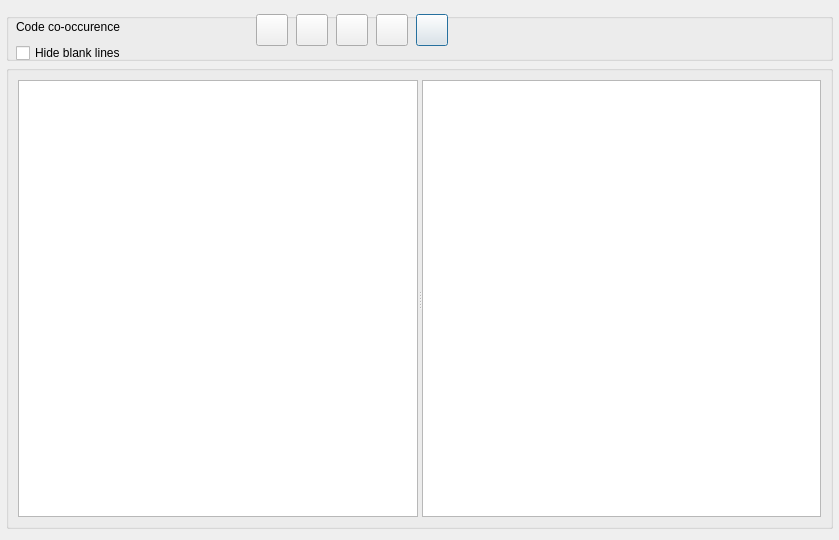
<?xml version="1.0" encoding="UTF-8"?>
<ui version="4.0">
 <class>Dialog_Coocurrence</class>
 <widget class="QDialog" name="Dialog_Coocurrence">
  <property name="windowModality">
   <enum>Qt::NonModal</enum>
  </property>
  <property name="geometry">
   <rect>
    <x>0</x>
    <y>0</y>
    <width>839</width>
    <height>540</height>
   </rect>
  </property>
  <property name="windowTitle">
   <string>Code Co-occurence</string>
  </property>
  <layout class="QVBoxLayout" name="verticalLayout">
   <property name="leftMargin">
    <number>6</number>
   </property>
   <property name="rightMargin">
    <number>6</number>
   </property>
   <item>
    <widget class="QGroupBox" name="groupBox">
     <property name="minimumSize">
      <size>
       <width>0</width>
       <height>48</height>
      </size>
     </property>
     <property name="maximumSize">
      <size>
       <width>16777215</width>
       <height>44</height>
      </size>
     </property>
     <property name="title">
      <string/>
     </property>
     <widget class="QLabel" name="label_selections">
      <property name="geometry">
       <rect>
        <x>10</x>
        <y>3</y>
        <width>211</width>
        <height>22</height>
       </rect>
      </property>
      <property name="minimumSize">
       <size>
        <width>0</width>
        <height>22</height>
       </size>
      </property>
      <property name="maximumSize">
       <size>
        <width>16777213</width>
        <height>22</height>
       </size>
      </property>
      <property name="toolTip">
       <string>&lt;html&gt;&lt;head/&gt;&lt;body&gt;&lt;p&gt;Show the overlapping codes.&lt;/p&gt;&lt;/body&gt;&lt;/html&gt;</string>
      </property>
      <property name="text">
       <string>Code co-occurence</string>
      </property>
      <property name="wordWrap">
       <bool>true</bool>
      </property>
     </widget>
     <widget class="QPushButton" name="pushButton_export">
      <property name="geometry">
       <rect>
        <x>410</x>
        <y>1</y>
        <width>32</width>
        <height>32</height>
       </rect>
      </property>
      <property name="minimumSize">
       <size>
        <width>32</width>
        <height>32</height>
       </size>
      </property>
      <property name="maximumSize">
       <size>
        <width>32</width>
        <height>32</height>
       </size>
      </property>
      <property name="toolTip">
       <string>Export to file</string>
      </property>
      <property name="text">
       <string/>
      </property>
     </widget>
     <widget class="QCheckBox" name="checkBox_hide_blanks">
      <property name="geometry">
       <rect>
        <x>10</x>
        <y>30</y>
        <width>211</width>
        <height>20</height>
       </rect>
      </property>
      <property name="text">
       <string>Hide blank lines</string>
      </property>
     </widget>
     <widget class="QPushButton" name="pushButton_select_files">
      <property name="geometry">
       <rect>
        <x>250</x>
        <y>1</y>
        <width>32</width>
        <height>32</height>
       </rect>
      </property>
      <property name="minimumSize">
       <size>
        <width>32</width>
        <height>32</height>
       </size>
      </property>
      <property name="maximumSize">
       <size>
        <width>32</width>
        <height>32</height>
       </size>
      </property>
      <property name="toolTip">
       <string>Select files</string>
      </property>
      <property name="text">
       <string/>
      </property>
     </widget>
     <widget class="QPushButton" name="pushButton_select_categories">
      <property name="geometry">
       <rect>
        <x>370</x>
        <y>1</y>
        <width>32</width>
        <height>32</height>
       </rect>
      </property>
      <property name="minimumSize">
       <size>
        <width>32</width>
        <height>32</height>
       </size>
      </property>
      <property name="maximumSize">
       <size>
        <width>32</width>
        <height>32</height>
       </size>
      </property>
      <property name="toolTip">
       <string>Select categories</string>
      </property>
      <property name="text">
       <string/>
      </property>
     </widget>
     <widget class="QPushButton" name="pushButton_select_codes">
      <property name="geometry">
       <rect>
        <x>330</x>
        <y>1</y>
        <width>32</width>
        <height>32</height>
       </rect>
      </property>
      <property name="minimumSize">
       <size>
        <width>32</width>
        <height>32</height>
       </size>
      </property>
      <property name="maximumSize">
       <size>
        <width>32</width>
        <height>32</height>
       </size>
      </property>
      <property name="toolTip">
       <string>Select codes</string>
      </property>
      <property name="text">
       <string/>
      </property>
     </widget>
     <widget class="QPushButton" name="pushButton_file_attributes">
      <property name="geometry">
       <rect>
        <x>290</x>
        <y>1</y>
        <width>32</width>
        <height>32</height>
       </rect>
      </property>
      <property name="minimumSize">
       <size>
        <width>32</width>
        <height>32</height>
       </size>
      </property>
      <property name="maximumSize">
       <size>
        <width>32</width>
        <height>32</height>
       </size>
      </property>
      <property name="toolTip">
       <string>Select files by attributes</string>
      </property>
      <property name="text">
       <string/>
      </property>
     </widget>
    </widget>
   </item>
   <item>
    <widget class="QGroupBox" name="groupBox_2">
     <property name="title">
      <string/>
     </property>
     <layout class="QGridLayout" name="gridLayout">
      <item row="0" column="0">
       <widget class="QSplitter" name="splitter">
        <property name="orientation">
         <enum>Qt::Horizontal</enum>
        </property>
        <widget class="QTableWidget" name="tableWidget"/>
        <widget class="QTextEdit" name="textEdit"/>
       </widget>
      </item>
     </layout>
    </widget>
   </item>
  </layout>
 </widget>
 <tabstops>
  <tabstop>pushButton_export</tabstop>
 </tabstops>
 <resources/>
 <connections/>
</ui>
